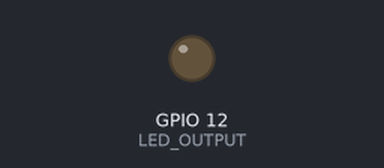
The program below on a simulated ESP32. On the bench: output pins drawn as LEDs (lit = HIGH). WiFi joins after 1.5 s; servers stay silent unless stated; a WiFi scan finds three made-up networks; what the program prints to the serial monitor is not drawn.

Above: at 0.1 s.
At 12.6 s:
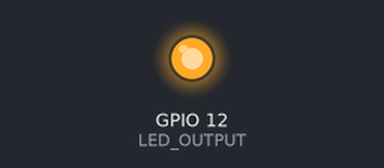
Timing chart, 0 to 14.1 s (numbered marks = the images above):
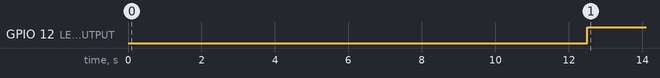

Measured:
- by itself, GPIO 12 (LED_OUTPUT): LOW → HIGH at 12.5 s

The program:

main.cpp
```cpp
/**
 * Incluir librerias
 * */
#include <Arduino.h>
#include <WiFi.h>


/**
 * Definir variables
 * */
#define LED_OUTPUT 12


/**
 * Variables para WiFi
 * */
const char *ssid = "ssid";
const char *password = "password";

//****************************************
//******* DECLARACION DE FUNCIONES *******
//****************************************

void scanNetworkWiFi();
void connectNetworkWiFi();
String translateEncryptionType(wifi_auth_mode_t encryptionType);


//****************************************
//**************** SETUP *****************
//****************************************

void setup()
{
  Serial.begin(115200);
  pinMode(LED_OUTPUT, OUTPUT);
}

//****************************************
//**************** LOOP ******************
//****************************************
void loop()
{

  if (WiFi.isConnected())
  {
    Serial.println("Connected WiFi");
    Serial.print('IP Network: ');
    Serial.println(WiFi.localIP().toString());
    digitalWrite(LED_OUTPUT, HIGH);

  }
  else
  {
    // Demostracion de scan
    scanNetworkWiFi();
    // Conectar a una red predeterminada
    connectNetworkWiFi();
    digitalWrite(LED_OUTPUT, LOW);
  }
}


//****************************************
//******* DEFINICIÓN FUNCIONES  **********
//****************************************

/**
 * Funcion que se encarga de indicar que tipo de red se detecto
 * */
String translateEncryptionType(wifi_auth_mode_t encryptionType)
{
  switch (encryptionType)
  {
  case (0):
    return "Open";
  case (1):
    return "WEP";
  case (2):
    return "WPA_PSK";
  case (3):
    return "WPA2_PSK";
  case (4):
    return "WPA_WPA2_PSK";
  case (5):
    return "WPA2_ENTERPRISE";
  default:
    return "UNKOWN";
  }
}

/**
 * Funcion que se encarga de escanear las redes para ESP32
 * */
void scanNetworkWiFi()
{
  int numberOfNetworks = WiFi.scanNetworks();
  Serial.println("Result scan: " + (String) numberOfNetworks);
  for (int i = 0; i < numberOfNetworks; i++)
  {
    String encryptionTypeDescription = translateEncryptionType(WiFi.encryptionType(i));
    //String nameNetwork = WiFi.SSID(i) + "\n" + WiFi.RSSI(i) + "\n" + WiFi.channel(i)  + "\n" + encryptionTypeDescription;
    String nameNetwork = WiFi.SSID(i) + "-" + encryptionTypeDescription;
    Serial.println(nameNetwork);
    delay(3000);
  }
}

/**
 * Funcion que se encarga de conextarse a una red WiFi
 * */
void connectNetworkWiFi()
{
  WiFi.begin(ssid, password);
  while (WiFi.status() != WL_CONNECTED)
  {
    delay(500);
    Serial.println("Estado Wifi" + WiFi.status());
  }
}
```
